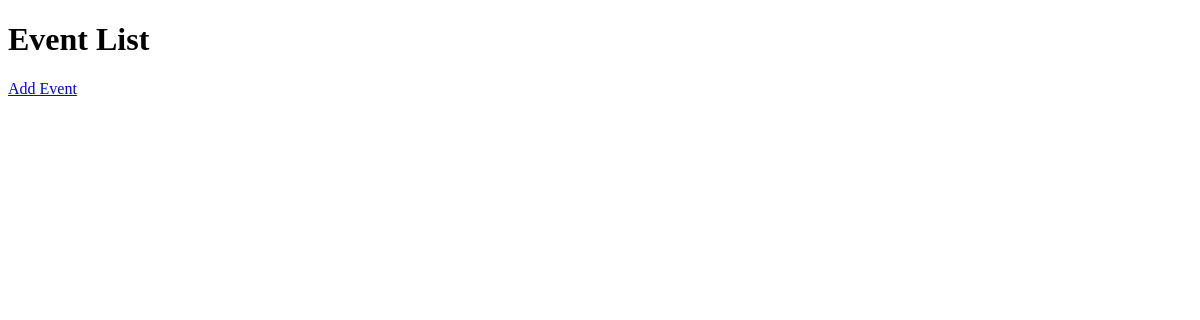
Page /event_list/ on the earlier database version.
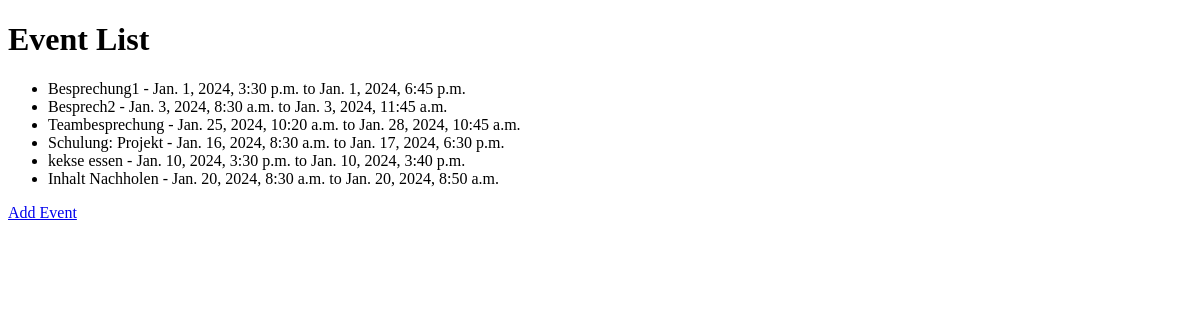
Same page on the later database version.
### kalender/models.py (models this page shows, shortened)
class Event(models.Model):
    id = models.AutoField(primary_key=True)
    title = models.CharField(max_length=255)
    start_date = models.DateTimeField()
    end_date = models.DateTimeField(null=True, blank=True)

### kalender/views.py (the view)
# urls.py: path('event_list/', views.event_list, name="event_list"),
def event_list(request):
    events = Event.objects.all()
    return render(request, 'kalender/event_list.html', {'events': events})

### kalender/templates/kalender/event_list.html (shortened to what this page needs)
<!DOCTYPE html>
<html>
<head>
</head>
<body>
    <h1>Event List</h1>
    <ul>
        {% for event in events %}
            <li>{{ event.title }} - {{ event.start_date }} to {{ event.end_date }}</li>
        {% endfor %}
    </ul>
    <a href="{% url 'add_event' %}">Add Event</a>
</body>
</html>

Differences in the rows shown:
added Event: title "Besprechung1", start_date "Jan. 1, 2024, 3:30 p.m.", end_date "Jan. 1, 2024, 6:45 p.m."
added Event: title "Besprech2", start_date "Jan. 3, 2024, 8:30 a.m.", end_date "Jan. 3, 2024, 11:45 a.m."
added Event: title "Teambesprechung", start_date "Jan. 25, 2024, 10:20 a.m.", end_date "Jan. 28, 2024, 10:45 a.m."
added Event: title "Schulung: Projekt", start_date "Jan. 16, 2024, 8:30 a.m.", end_date "Jan. 17, 2024, 6:30 p.m."
added Event: title "kekse essen", start_date "Jan. 10, 2024, 3:30 p.m.", end_date "Jan. 10, 2024, 3:40 p.m."
added Event: title "Inhalt Nachholen", start_date "Jan. 20, 2024, 8:30 a.m.", end_date "Jan. 20, 2024, 8:50 a.m."
